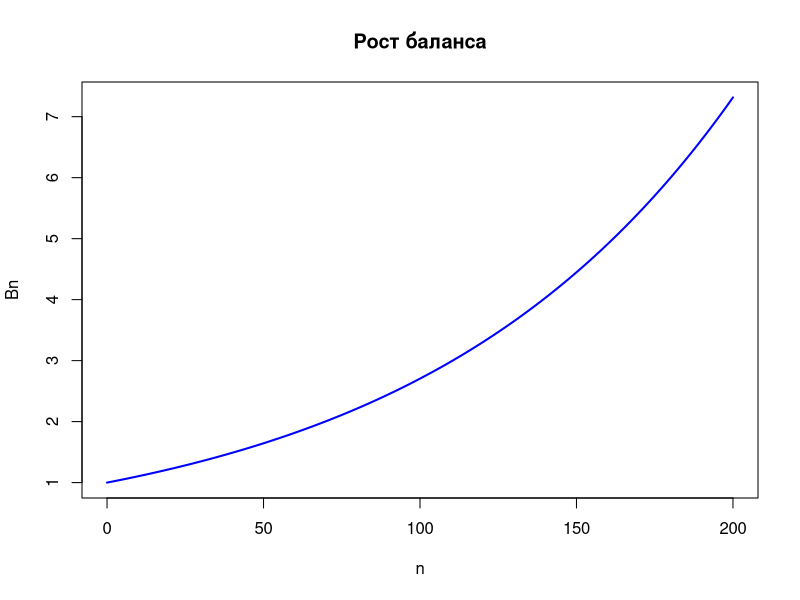

Write the R code that produced this figure.
#Variable&Function-Declaration
rate = 0.01
ib = 1
n = 200

BnFunc = function(initial_balance, rate, periods) {
  B = numeric(periods + 1)
  B[1] = initial_balance
  for (i in 2:(periods + 1)) {
    B[i] = (1 + rate) * B[i - 1]
  }
  return(B)
}

#Bn----
Bn = BnFunc(ib, rate, n)
N = 0:n
plot(N, Bn, type = "l", col = "blue", lwd = 2,xlab = "n", ylab = "Bn",
     main = "Рост баланса")



